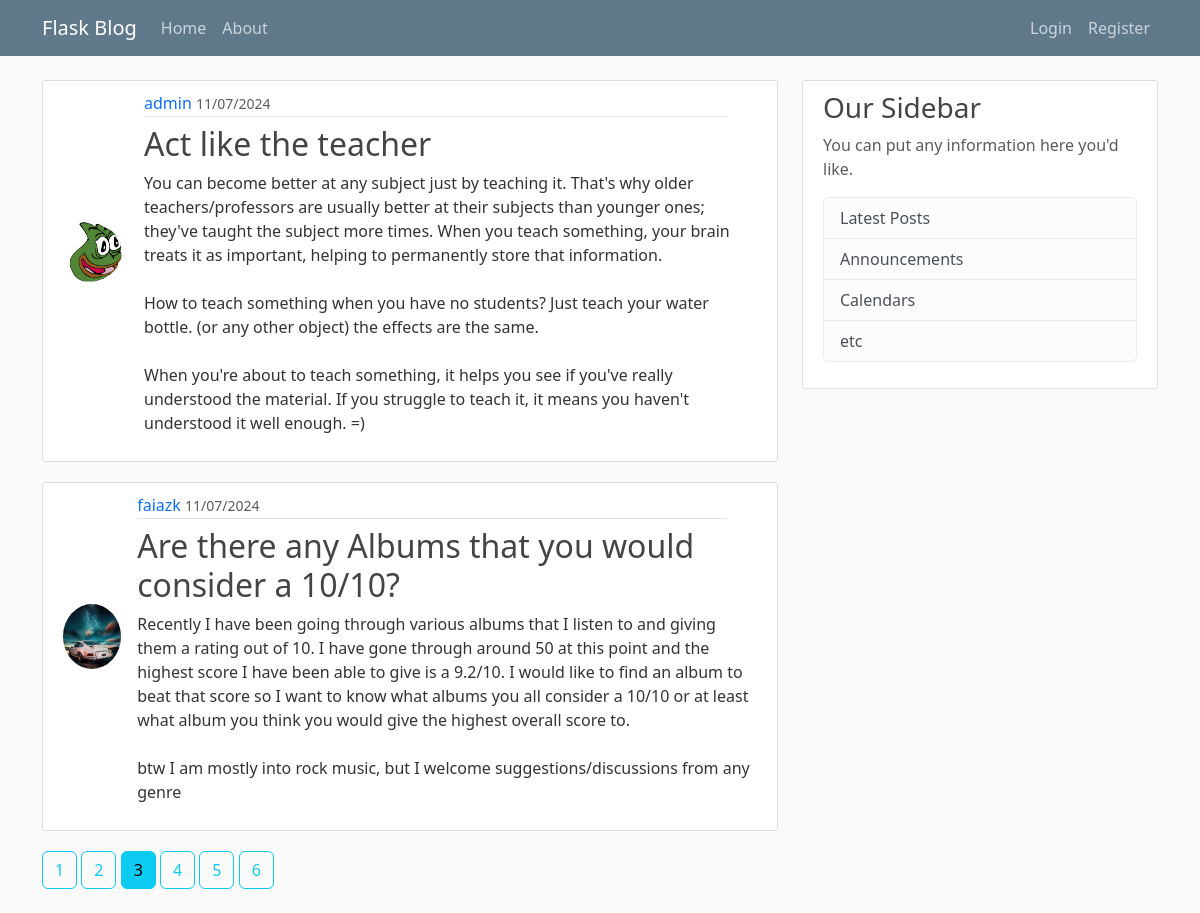
Screenshot of /home?page=3 with the database file from the repository.
### flaskpro/models.py (models this page shows, shortened)
class Post(db.Model):
    id = db.Column(db.Integer, primary_key=True)
    title = db.Column(db.String(100), nullable=False)
    time_posted = db.Column(db.DateTime, nullable=False, default=datetime.now(timezone.utc))#
    content = db.Column(db.Text, nullable=False)
    user_id = db.Column(db.Integer, db.ForeignKey('user.id'), nullable=False)

class User(db.Model, UserMixin):
    id = db.Column(db.Integer, primary_key=True)
    username = db.Column(db.String(20), unique=True, nullable=False)
    email = db.Column(db.String(30), unique=True, nullable=False)
    image_file = db.Column(db.String(20), nullable=False, default='default.jpg')
    password = db.Column(db.String(60), nullable=False)
    posts = db.relationship('Post', backref='author', lazy=True)

### flaskpro/routes.py (the view)
@app.route("/")
@app.route("/home")
def home():  # name of this function  is also called endpoint & this defines/represents the path-> /home or /.
    page = request.args.get('page', 1, type=int)
    posts = Post.query.order_by(Post.time_posted.desc()).paginate(page=page, per_page=2)
    return render_template("home.html", posts=posts)

### flaskpro/templates/home.html
{% extends 'layout.html'%}
{% block content%}
    {% for post in posts.items %}
        <article class="media content-section">
            <img  class="rounded-circle article-img" src="{{ url_for('static', filename='Pictures/' + post.author.image_file) }}">
            <div class="media-body">
                <div class="article-metadata">
                    <a class="mr-2" href="#">{{ post.author.username }}</a>
                    <small class="text-muted">{{ post.time_posted.strftime("%d/%m/%Y") }}</small>
                </div>
                <h2><a class="article-title" href="{{ url_for('post', post_id=post.id) }}">{{ post.title }}</a></h2>
                <p class="article-content">{{ post.content }}</p>
            </div>
        </article>
    {% endfor %}
    {% for page_num in posts.iter_pages(left_edge=1, left_current=1, right_edge=1, right_current=2) %}
        {% if page_num %}
            {% if posts.page == page_num %}
                <a class="btn btn-info mb-4" href="{{ url_for('home', page=page_num) }}">{{ page_num }}</a>
            {% else %}
                <a class="btn btn-outline-info mb-4" href="{{ url_for('home', page=page_num) }}">{{ page_num }}</a>
            {% endif %}
        {% else %}
            ...
        {% endif %}
    {% endfor %}
{% endblock %}

### flaskpro/templates/layout.html (shortened to what this page needs)
<!DOCTYPE html>
<html lang="en">
<head>
    <link href="https://cdn.jsdelivr.net/npm/bootstrap@5.3.3/dist/css/bootstrap.min.css" rel="stylesheet">
    <link rel="stylesheet" type="text/css" href="{{ url_for('static', filename='main.css')}}">
</head>
<body>
    <header class="site-header">
        <nav class="navbar navbar-expand-md navbar-dark bg-steel fixed-top">
            <div class="container">
                <a class="navbar-brand mr-4" href="/">Flask Blog</a>
                <div class="collapse navbar-collapse" id="navbarToggle">
                    <div class="navbar-nav mr-auto">
                        <a class="nav-item nav-link" href="{{ url_for('home')}}">Home</a>
                        <a class="nav-item nav-link" href="{{ url_for('about')}}">About</a>
                    </div>
                    <div class="navbar-nav ms-auto">
                        {% if current_user.is_authenticated %}
                            <a class="nav-item nav-link" href="{{ url_for('new_post') }}">New Post</a>
                            <a class="nav-item nav-link" href="{{ url_for('account') }}">{{ current_user.username }}</a>
                            <a class="nav-item nav-link" href="{{ url_for('logout') }}">Logout</a>
                        {% else %}
                            <a class="nav-item nav-link" href="{{ url_for('login') }}">Login</a>
                            <a class="nav-item nav-link" href="{{ url_for('signup') }}">Register</a>
                        {% endif %}
                    </div>
                </div>
            </div>
        </nav>
    </header>
    <main role="main" class="container">
        <div class="row">
            <div class="col-md-8">
            {% block content %}{% endblock %}
            </div>
            <div class="col-md-4">
            <div class="content-section">
                <h3>Our Sidebar</h3>
                <p class='text-muted'>You can put any information here you'd like.
                <ul class="list-group">
                    <li class="list-group-item list-group-item-light">Latest Posts</li>
                    <li class="list-group-item list-group-item-light">Announcements</li>
                    <li class="list-group-item list-group-item-light">Calendars</li>
                    <li class="list-group-item list-group-item-light">etc</li>
                </ul>
                </p>
            </div>
            </div>
        </div>
    </main>
</body>
</html>

### flaskpro/static/main.css (style rules this page uses)
body { background: #fafafa; color: #333333; margin-top: 5rem; }
h1, h2, h3, h4, h5, h6 { color: #444444; }
.bg-steel { background-color: #5f788a; }
.site-header .navbar-nav .nav-link { color: #cbd5db; }
.content-section { background: #ffffff; padding: 10px 20px; border: 1px solid #dddddd; border-radius: 3px; margin-bottom: 20px; }
.article-title { color: #444444; }
a,article:link { text-decoration: none; }
.article-content { white-space: pre-line; }
.article-img { height: 65px; width: 65px; margin-right: 16px; margin-top: -40px; }
.article-metadata { padding-bottom: 1px; margin-right: 30px; margin-bottom: 8px; border-bottom: 1px solid #e3e3e3 }
.media { display: flex; align-items: center; }

### rows the page displays
Post: image_file (placeholder picture), author.username "admin", time_posted "11/07/2024", title "Act like the teacher", content "You can become better at any subject just by teaching it. That's why older teachers/professors are usually better at their subjects than younger ones; they've taught the subject more times. When you teach something, your brain treats it as important, helping to permanently store that information. How to teach something when you have no students? Just teach your water bottle. (or any other object) the effects are the same. When you're about to teach something, it helps you see if you've really understood the material. If you struggle to teach it, it means you haven't understood it well enough. =)"
Post: image_file (picture), author.username "faiazk", time_posted "11/07/2024", title "Are there any Albums that you would consider a 10/10?", content "Recently I have been going through various albums that I listen to and giving them a rating out of 10. I have gone through around 50 at this point and the highest score I have been able to give is a 9.2/10. I would like to find an album to beat that score so I want to know what albums you all consider a 10/10 or at least what album you think you would give the highest overall score to. btw I am mostly into rock music, but I welcome suggestions/discussions from any genre"

### other values shown
{{ page_num }} "1" "2" "4" "5" "6"
{{ page_num }} "3"
